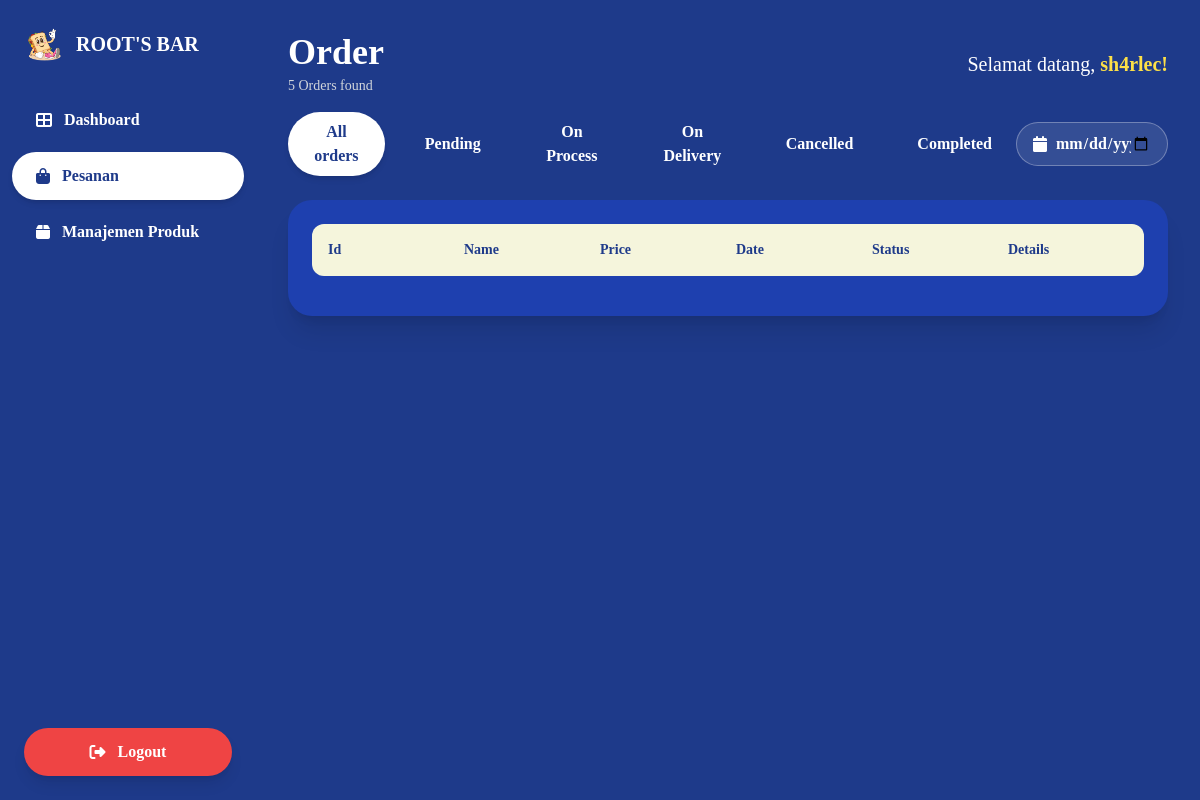
Page /pesanan.php on the earlier database version.
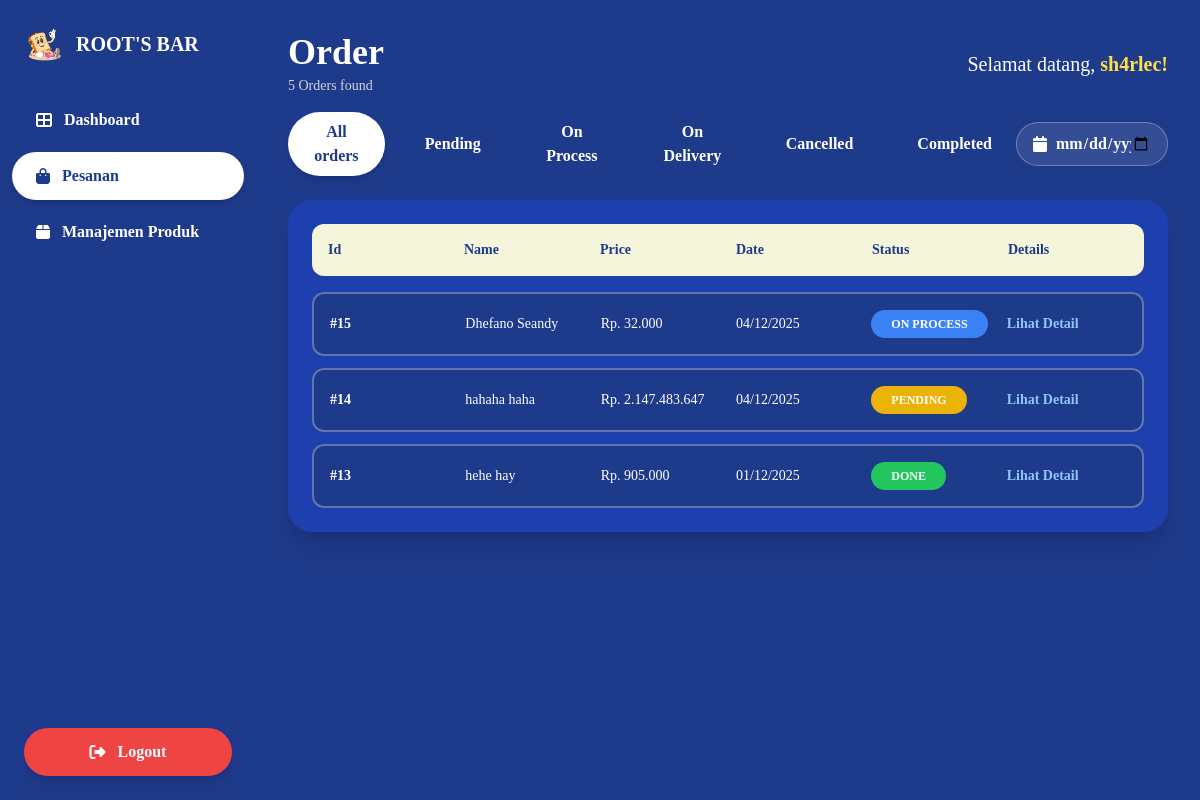
Same page on the later database version.
### tables this page shows
CREATE TABLE `orders` (
  `id` int(11) NOT NULL,
  `first_name` varchar(100) NOT NULL,
  `last_name` varchar(100) NOT NULL,
  `phone` varchar(20) NOT NULL,
  `address` text NOT NULL,
  `service_type` enum('delivery','pickup') NOT NULL DEFAULT 'delivery',
  `status` enum('PENDING','ON PROCESS','ON DELIVERY','DONE','CANCELLED') DEFAULT 'PENDING',
  `subtotal` int(11) NOT NULL,
  `shipping` int(11) NOT NULL,
  `total` int(11) NOT NULL,
  `created_at` timestamp NOT NULL DEFAULT current_timestamp()
);

### pesanan.php (the view, shortened to what the changed rows need)
<?php
require "config/db.php";
$result = $conn->query("SELECT * FROM orders ORDER BY id DESC");
?>
<!DOCTYPE html>
<html lang="en">
<head>
  <script src="https://cdn.tailwindcss.com"></script>
  <link rel="stylesheet" href="https://cdnjs.cloudflare.com/ajax/libs/font-awesome/6.4.0/css/all.min.css">
</head>
<body class="bg-[#1e3a8a] text-white overflow-hidden">
<div class="flex h-screen">
 <aside class="w-64 bg-[#1e3a8a] flex flex-col justify-between py-6">
      <div>
        <div class="flex items-center gap-3 px-6 mb-8">
        <h1 class="text-white font-extrabold text-xl">ROOT'S BAR</h1>
      </div>
    </div>
  </aside>
  <main class="flex-1 overflow-y-auto">
    <div class="flex justify-between items-center px-8 pt-8 pb-4">
      <div>
        <h1 class="text-4xl font-extrabold">Order</h1>
      </div>
    </div>
    <section class="px-8 pb-6">
      <div class="bg-[#1e40af] rounded-3xl overflow-hidden shadow-xl p-6">
       <div class="space-y-3">
<?php while($row = $result->fetch_assoc()): ?>
 <div class="grid grid-cols-6 gap-4 items-center text-sm p-4 rounded-xl border-2 border-white/30 bg-[#1e3a8a]
            order-row"
     data-status="<?= $row['status'] ?>"
     data-date="<?= date('Y-m-d', strtotime($row['created_at'])) ?>">
      <span class="font-semibold">#<?= $row['id'] ?></span>
      <span><?= $row['first_name'] . " " . $row['last_name'] ?></span>
      <span>Rp. <?= number_format($row['total'], 0, ',', '.') ?></span>
      <span><?= date("d/m/Y", strtotime($row['created_at'])) ?></span>
      <span>
        <?php
          $status = $row['status'];
          $color = "bg-gray-500";
          if ($status == "PENDING") $color = "bg-yellow-500";
          if ($status == "ON PROCESS") $color = "bg-blue-500";
          if ($status == "DONE") $color = "bg-green-500";
        ?>
        <span class="<?= $color ?> text-white px-5 py-1.5 rounded-full text-xs font-bold inline-block">
          <?= $status ?>
        </span>
      </span>
      <a href="detailpesanan.php?id=<?= $row['id'] ?>"
         class="text-blue-300 hover:text-white transition font-semibold">
        Lihat Detail
      </a>
  </div>
<?php endwhile; ?>
</div>
      </div>
    </section>
  </main>
</div>
</body>
</html>

Differences in the rows shown:
added orders: id "15", first_name "Dhefano", last_name "Seandy", total "32.000", created_at "04/12/2025", status "ON PROCESS"
added orders: id "14", first_name "hahaha", last_name "haha", total "2.147.483.647", created_at "04/12/2025", status "PENDING"
added orders: id "13", first_name "hehe", last_name "hay", total "905.000", created_at "01/12/2025", status "DONE"
